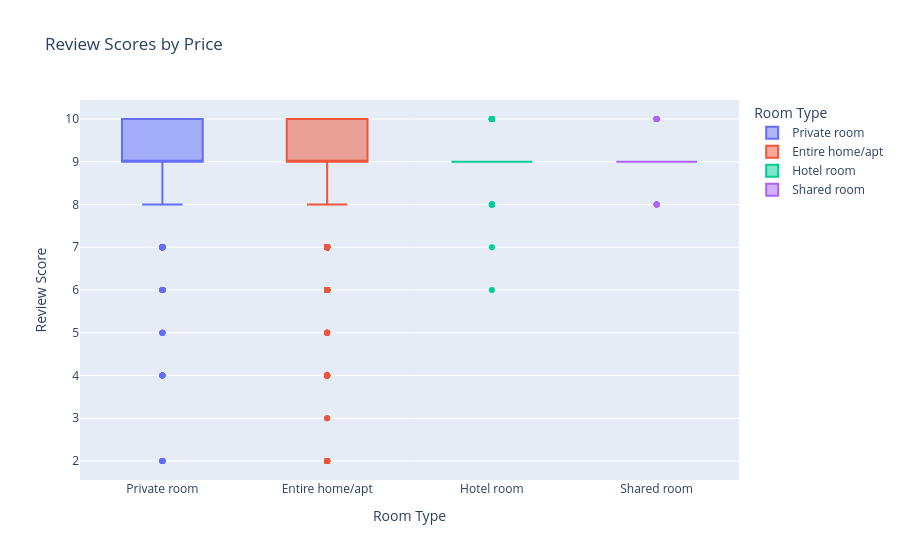

Notebook source saved alongside this figure:
### Code cell
fig = px.box(data, x='room_type', y='review_scores_value',
             title='Review Scores by Price',
             labels={'room_type': 'Room Type', 'review_scores_value': 'Review Score'},
             color='room_type')
fig.show()

### Figure 1 — Plotly figure (JSON) as saved in the notebook; plotly's stock layout.template omitted (floating-point values rounded to 4 significant figures; data arrays with more than 128 entries replaced by an {"elided": "..."} marker saying what was removed)
{"data": [{"alignmentgroup": "True", "hovertemplate": "Room Type=%{x}<br>Review Score=%{y}<extra></extra>", "legendgroup": "Private room", "marker": {"color": "#636efa"}, "name": "Private room", "notched": false, "offsetgroup": "Private room", "orientation": "v", "showlegend": true, "type": "box", "x": {"elided": "3756 str values"}, "x0": " ", "xaxis": "x", "y": {"elided": "3756 float values"}, "y0": " ", "yaxis": "y"}, {"alignmentgroup": "True", "hovertemplate": "Room Type=%{x}<br>Review Score=%{y}<extra></extra>", "legendgroup": "Entire home/apt", "marker": {"color": "#EF553B"}, "name": "Entire home/apt", "notched": false, "offsetgroup": "Entire home/apt", "orientation": "v", "showlegend": true, "type": "box", "x": {"elided": "13896 str values"}, "x0": " ", "xaxis": "x", "y": {"elided": "13896 float values"}, "y0": " ", "yaxis": "y"}, {"alignmentgroup": "True", "hovertemplate": "Room Type=%{x}<br>Review Score=%{y}<extra></extra>", "legendgroup": "Hotel room", "marker": {"color": "#00cc96"}, "name": "Hotel room", "notched": false, "offsetgroup": "Hotel room", "orientation": "v", "showlegend": true, "type": "box", "x": ["Hotel room", "Hotel room", "Hotel room", "Hotel room", "Hotel room", "Hotel room", "Hotel room", "Hotel room", "Hotel room", "Hotel room", "Hotel room", "Hotel room", "Hotel room", "Hotel room", "Hotel room", "Hotel room", "Hotel room", "Hotel room", "Hotel room", "Hotel room", "Hotel room", "Hotel room", "Hotel room", "Hotel room", "Hotel room", "Hotel room", "Hotel room", "Hotel room", "Hotel room", "Hotel room", "Hotel room", "Hotel room", "Hotel room", "Hotel room", "Hotel room", "Hotel room", "Hotel room", "Hotel room", "Hotel room", "Hotel room", "Hotel room", "Hotel room", "Hotel room", "Hotel room", "Hotel room", "Hotel room", "Hotel room", "Hotel room", "Hotel room", "Hotel room", "Hotel room", "Hotel room", "Hotel room", "Hotel room", "Hotel room", "Hotel room", "Hotel room", "Hotel room", "Hotel room", "Hotel room", "Hotel room", "Hotel room", "Hotel room", "Hotel room", "Hotel room", "Hotel room", "Hotel room", "Hotel room", "Hotel room", "Hotel room", "Hotel room", "Hotel room", "Hotel room", "Hotel room", "Hotel room", "Hotel room", "Hotel room", "Hotel room", "Hotel room", "Hotel room", "Hotel room", "Hotel room", "Hotel room", "Hotel room", "Hotel room", "Hotel room", "Hotel room", "Hotel room", "Hotel room", "Hotel room", "Hotel room", "Hotel room", "Hotel room", "Hotel room", "Hotel room", "Hotel room", "Hotel room", "Hotel room", "Hotel room", "Hotel room", "Hotel room", "Hotel room", "Hotel room", "Hotel room", "Hotel room", "Hotel room", "Hotel room", "Hotel room", "Hotel room", "Hotel room", "Hotel room", "Hotel room", "Hotel room", "Hotel room", "Hotel room", "Hotel room", "Hotel room", "Hotel room", "Hotel room", "Hotel room", "Hotel room", "Hotel room", "Hotel room", "Hotel room"], "x0": " ", "xaxis": "x", "y": [9.0, 9.0, 10.0, 10.0, 9.0, 9.0, 9.0, 9.0, 9.0, 9.0, 9.0, 9.0, 10.0, 9.0, 9.0, 9.0, 9.0, 9.0, 9.0, 10.0, 9.0, 9.0, 9.0, NaN, 9.0, 9.0, 9.0, 9.0, 9.0, 9.0, 10.0, 10.0, 9.0, 9.0, 10.0, 9.0, 9.0, 9.0, 9.0, 9.0, 9.0, 9.0, 9.0, 10.0, NaN, 9.0, 10.0, 9.0, 9.0, 9.0, 9.0, 9.0, 9.0, 9.0, 9.0, 8.0, 10.0, 9.0, 9.0, 9.0, 9.0, 8.0, 10.0, 9.0, 9.0, 9.0, 9.0, 9.0, 9.0, 9.0, 10.0, 8.0, 8.0, 8.0, 10.0, 9.0, 10.0, 9.0, 9.0, 10.0, 9.0, NaN, 9.0, 10.0, 9.0, 9.0, 6.0, 10.0, 10.0, NaN, 10.0, 9.0, 9.0, 9.0, 8.0, 9.0, 10.0, 10.0, NaN, 8.0, NaN, 7.0, NaN, NaN, NaN, NaN, NaN, NaN, NaN, NaN, NaN, NaN, NaN, 9.0, NaN, NaN, NaN, NaN, NaN, NaN, NaN, NaN, NaN, NaN], "y0": " ", "yaxis": "y"}, {"alignmentgroup": "True", "hovertemplate": "Room Type=%{x}<br>Review Score=%{y}<extra></extra>", "legendgroup": "Shared room", "marker": {"color": "#ab63fa"}, "name": "Shared room", "notched": false, "offsetgroup": "Shared room", "orientation": "v", "showlegend": true, "type": "box", "x": ["Shared room", "Shared room", "Shared room", "Shared room", "Shared room", "Shared room", "Shared room", "Shared room", "Shared room", "Shared room", "Shared room", "Shared room", "Shared room", "Shared room", "Shared room", "Shared room", "Shared room", "Shared room", "Shared room", "Shared room", "Shared room", "Shared room", "Shared room", "Shared room", "Shared room", "Shared room", "Shared room", "Shared room", "Shared room", "Shared room", "Shared room", "Shared room", "Shared room", "Shared room", "Shared room", "Shared room", "Shared room", "Shared room", "Shared room", "Shared room", "Shared room", "Shared room", "Shared room", "Shared room", "Shared room", "Shared room", "Shared room", "Shared room", "Shared room"], "x0": " ", "xaxis": "x", "y": [9.0, 9.0, 10.0, 9.0, 9.0, 9.0, 9.0, 9.0, 9.0, 9.0, 10.0, 9.0, 10.0, NaN, 9.0, 8.0, 9.0, 10.0, NaN, 9.0, 9.0, 10.0, 9.0, 10.0, 9.0, 9.0, 9.0, 10.0, 10.0, 8.0, 9.0, 9.0, 10.0, 9.0, 9.0, 9.0, 9.0, 9.0, 9.0, 9.0, 9.0, 8.0, 8.0, 10.0, 8.0, NaN, 9.0, NaN, NaN], "y0": " ", "yaxis": "y"}], "layout": {"boxmode": "overlay", "legend": {"title": {"text": "Room Type"}, "tracegroupgap": 0}, "title": {"text": "Review Scores by Price"}, "xaxis": {"anchor": "y", "categoryarray": ["Private room", "Entire home/apt", "Hotel room", "Shared room"], "categoryorder": "array", "domain": [0, 1], "title": {"text": "Room Type"}}, "yaxis": {"anchor": "x", "domain": [0, 1], "title": {"text": "Review Score"}}}}
